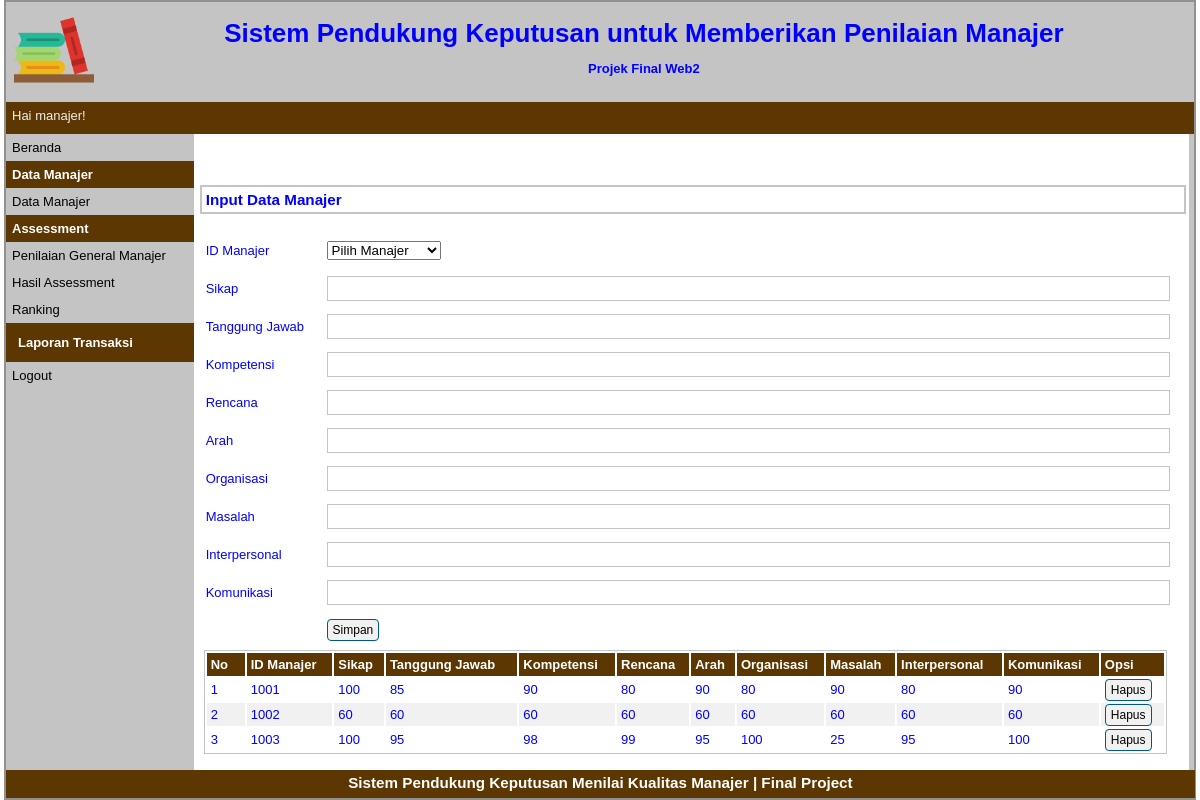
The app's page /halaman-gm.php?p=gm-nilai (signed in) with its own data.
### tables this page shows
CREATE TABLE `penilaian` (
  `id_penilaian` int(255) NOT NULL,
  `fk_id_manajer` int(255) NOT NULL,
  `n_sikap` float NOT NULL,
  `n_tjawab` float NOT NULL,
  `n_kompetensi` float NOT NULL,
  `n_rencana` float NOT NULL,
  `n_arah` float NOT NULL,
  `n_organisasi` float NOT NULL,
  `n_masalah` float NOT NULL,
  `n_interpersonal` float NOT NULL,
  `n_komunikasi` float NOT NULL,
  `hasil` float NOT NULL
);

### pages/gm-nilai.php (the view, shortened to what this page needs)
<?php
$server = "localhost";
$user = "root";
$password = "";
$nama_database = "db_pakhir";
$db = mysqli_connect($server, $user, $password, $nama_database);
?>
<div id="label-page"><h3>Input Data Manajer</h3></div>
<div id="content">
	<form action="proses/gm-nilai-proses.php" method="post" enctype="multipart/form-data">
	<table id="tabel-input">
		<tr>
			<td class="label-formulir">ID Manajer</td>
			<td class="isian-formulir">
                <select name = "id_mnj">
                <option>Pilih Manajer</option>
                </select>
            </td></tr>
		<tr>
			<td class="label-formulir">Sikap</td>
			<td class="isian-formulir"><input type="number" name="sikap" class="isian-formulir isian-formulir-border"></td>
		</tr>
		<tr>
			<td class="label-formulir">Tanggung Jawab</td>
			<td class="isian-formulir"><input type="number" name="tjawab" class="isian-formulir isian-formulir-border"></td>
		</tr><tr>
			<td class="label-formulir">Kompetensi</td>
			<td class="isian-formulir"><input type="number" name="kompetensi" class="isian-formulir isian-formulir-border"></td>
		</tr><tr>
			<td class="label-formulir">Rencana</td>
			<td class="isian-formulir"><input type="number" name="rencana" class="isian-formulir isian-formulir-border"></td>
		</tr><tr>
			<td class="label-formulir">Arah</td>
			<td class="isian-formulir"><input type="number" name="arah" class="isian-formulir isian-formulir-border"></td>
		</tr><tr>
			<td class="label-formulir">Organisasi</td>
			<td class="isian-formulir"><input type="number" name="organisasi" class="isian-formulir isian-formulir-border"></td>
		</tr><tr>
			<td class="label-formulir">Masalah</td>
			<td class="isian-formulir"><input type="number" name="masalah" class="isian-formulir isian-formulir-border"></td>
		</tr>
		<tr>
			<td class="label-formulir">Interpersonal</td>
			<td class="isian-formulir"><input type="number" name="interpersonal" class="isian-formulir isian-formulir-border"></td>
		</tr>
			<td class="label-formulir">Komunikasi</td>
			<td class="isian-formulir"><input type="number" name="komunikasi" class="isian-formulir isian-formulir-border"></td>
		<tr>
			<td class="label-formulir"></td>
			<td class="isian-formulir"><input type="submit" name="simpan" value="Simpan" class="tombol"></td>
		</tr>
	</table>
	</form>
    <table id="tabel-tampil">
		<tr>
			<th id="label-tampil-no">No</td>
			<th>ID Manajer</th>
			<th>Sikap</th>
			<th>Tanggung Jawab</th>
			<th>Kompetensi</th>
			<th>Rencana</th>
			<th>Arah</th>
			<th>Organisasi</th>
			<th>Masalah</th>
			<th>Interpersonal</th>
			<th>Komunikasi</th>
			<th>Opsi</th>
		</tr>
		<?php
		$nomor = 1;
		$query = "SELECT * FROM penilaian ";
		$q_tampil_anggota = mysqli_query($db, $query);
		if(mysqli_num_rows($q_tampil_anggota)>0)
		{
		while($r_tampil_anggota=mysqli_fetch_array($q_tampil_anggota)){
		?>
		<tr>
			<td><?php echo $nomor; ?></td>
			<td><?php echo $r_tampil_anggota['fk_id_manajer']; ?></td>
			<td><?php echo $r_tampil_anggota['n_sikap']; ?></td>
			<td><?php echo $r_tampil_anggota['n_tjawab']; ?></td>
			<td><?php echo $r_tampil_anggota['n_kompetensi']; ?></td>
			<td><?php echo $r_tampil_anggota['n_rencana']; ?></td>
			<td><?php echo $r_tampil_anggota['n_arah']; ?></td>
			<td><?php echo $r_tampil_anggota['n_organisasi']; ?></td>
			<td><?php echo $r_tampil_anggota['n_masalah']; ?></td>
			<td><?php echo $r_tampil_anggota['n_interpersonal']; ?></td>
			<td><?php echo $r_tampil_anggota['n_komunikasi']; ?></td>
			<td>
				<div class="tombol-opsi-container"><a href="proses/gm-nilai-hapus.php?id=<?php echo $r_tampil_anggota['fk_id_manajer']; ?>" onclick = "return confirm ('Apakah Anda Yakin Akan Menghapus Data Ini?')" class="tombol">Hapus</a></div>
			</td>
		</tr>
		<?php $nomor++; }
		}
		else {
			echo "<tr><td colspan=6>Data Tidak Ditemukan</td></tr>";
		}?>
	</table>
</div>

### style.css (style rules this page uses)
* { margin:0px; padding:0px }
body { font-family:sans-serif; font-size:13px; color:blue; }
#label-page { margin-top:6px; margin-bottom:6px; margin-left:6px; border:2px solid #C4C4C4; padding:4px; width:97.9%; }
#content { float:left; width:96.8%; min-height:454px; background-image : border:2px solid #C4C4C4; padding:10px; margin-bottom:6px; }
.tombol { border-radius:4px; font-size:12px; text-decoration:none; background-color:#F1F1F1; padding-top:3px; padding-bottom:3px; padding-left:5px; padding-right:5px; border:1px solid #01597E; color:black; }
#tabel-tampil { border:1px solid #C4C4C4; width:100%; }
#tabel-tampil tr:nth-child(odd) { background-color:#F1F1F1; }
#tabel-tampil tr th { background-color:#5C3701; color:#FFFFFF; padding:4px; text-align:left; }
#tabel-tampil td { padding:4px; }
#label-tampil-no { width:30px; }
.tombol-opsi-container { float:left; }
#tabel-input { width:100%; }
.label-formulir { width:12%; height:36px; margin:20px; }
.isian-formulir { width:80%; padding:4px; width:99.8%; }
.isian-formulir-border { border:1px solid #C4C4C4; }

### records on screen
penilaian: fk_id_manajer "1001", n_sikap "100", n_tjawab "85", n_kompetensi "90", n_rencana "80", n_arah "90", n_organisasi "80", n_masalah "90", n_interpersonal "80", n_komunikasi "90"
penilaian: fk_id_manajer "1002", n_sikap "60", n_tjawab "60", n_kompetensi "60", n_rencana "60", n_arah "60", n_organisasi "60", n_masalah "60", n_interpersonal "60", n_komunikasi "60"
penilaian: fk_id_manajer "1003", n_sikap "100", n_tjawab "95", n_kompetensi "98", n_rencana "99", n_arah "95", n_organisasi "100", n_masalah "25", n_interpersonal "95", n_komunikasi "100"

### other values on screen
$_SESSION['sesi'] "manajer"
